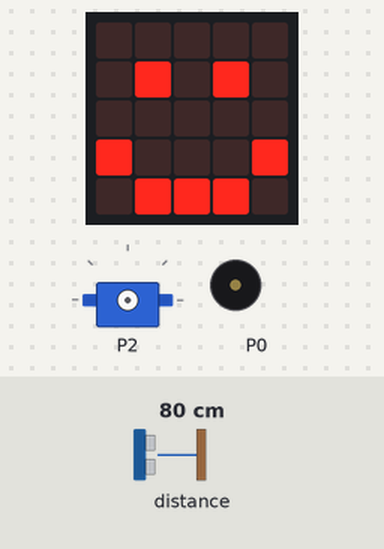
This program was run on a simulated BBC micro:bit (MakeCode). Parts: the board's 5×5 LED display, servo, buzzer (waves = sounding). The test bench sets the inputs (shaded band); at power-on: distance to the obstacle 80 cm.

Above: at 1.2 s.
1.3 s: distance to the obstacle set to 50 cm
3.0 s: distance to the obstacle set to 42 cm
At 3.8 s:
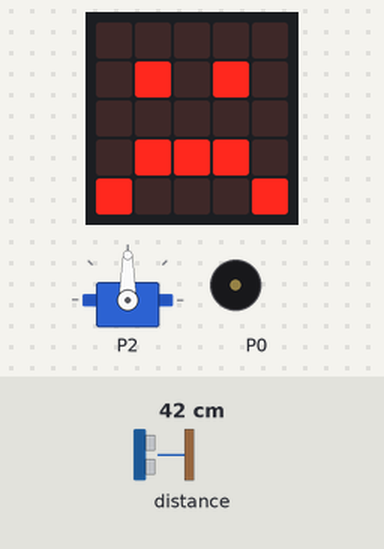
6.2 s: distance to the obstacle set to 60 cm
At 7.2 s:
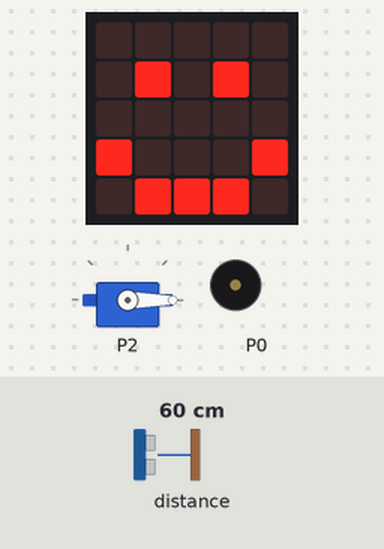
8.3 s: distance to the obstacle set to 2 cm
At 8.79 s:
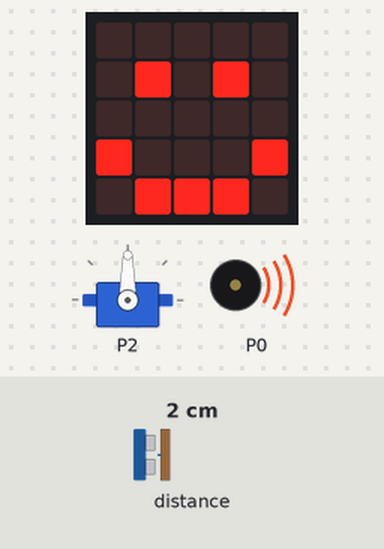
Timing chart, 0 to 12.6 s (numbered marks = the images above; inputs shaded):
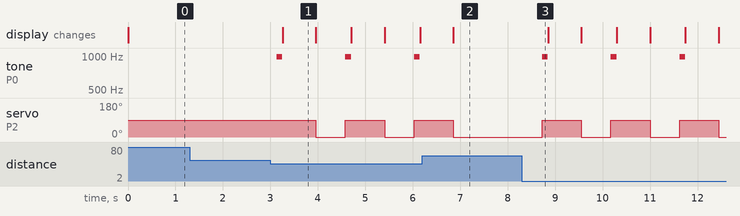

The program:

main.ts
```typescript
let distance = 0
basic.forever(function () {
    distance = sonar.ping(
    DigitalPin.P0,
    DigitalPin.P1,
    PingUnit.Centimeters
    )
    basic.pause(1)
    while (distance < 45) {
        pins.servoWritePin(AnalogPin.P2, 90)
        music.playTone(988, music.tempo())
        basic.showIcon(IconNames.Sad)
        basic.pause(100)
        pins.servoWritePin(AnalogPin.P2, 0)
        break;
    }
    basic.showIcon(IconNames.Happy)
})
```

test.ts
```typescript
// aquí va el archivo "tests"; esto no se compilará cuando este paquete se utilice como una extensión.
```

Measured:
- the behaviour switches between 45 and 44 cm on distance to the obstacle (found by bisection; images 0 and 1)
- after the input at 1.3 s, every drawn part: stays the same
- after the input at 3.0 s, tone on P0: alternates 988 Hz for 0.12 s and silent for 1.3 s, starting after 0.13 s; servo on P2: alternates 90° for 0.83 s and 0° for 0.62 s, starting after 0.96 s; the display: changes after 0.26 s (image 1)
- after the input at 6.2 s, tone on P0: stays silent (without the input it goes to 988 Hz after 1.3 s); servo on P2: goes on until 6.9 s, then stays 0°
- after the input at 8.3 s, tone on P0: alternates 988 Hz for 0.12 s and silent for 1.3 s, starting after 0.43 s; servo on P2: alternates 90° for 0.83 s and 0° for 0.62 s, starting after 0.43 s
- what the display in image 1 shows lasts 0.7 s, from 3.3 s to 4.0 s
